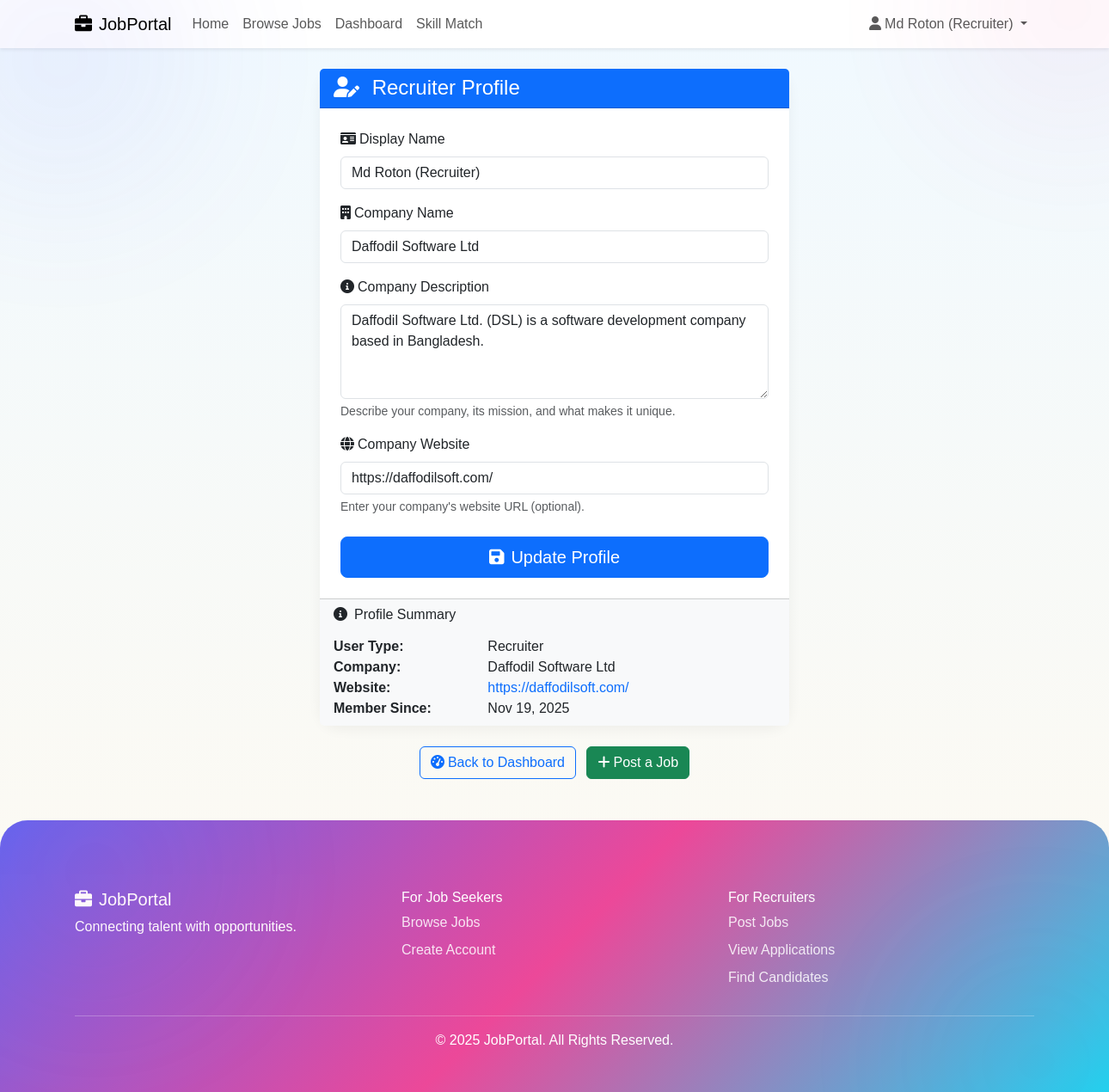
The page /profile/ (signed in) on the database its author committed.
### job_manage_app/models.py (models this page shows, shortened)
class UserProfile(models.Model):
    USER_TYPES = [
        ('recruiter', 'Recruiter'),
        ('jobseeker', 'Job Seeker'),
    ]
    user = models.OneToOneField(User, on_delete=models.CASCADE)
    display_name = models.CharField(max_length=100)
    user_type = models.CharField(max_length=20, choices=USER_TYPES)
    company_name = models.CharField(max_length=200, blank=True, null=True)
    company_description = models.TextField(blank=True, null=True)
    company_website = models.URLField(blank=True, null=True)
    skills = models.TextField(blank=True, null=True, help_text="Enter skills separated by commas")
    resume = models.FileField(
        upload_to='resumes/',
        blank=True,
        null=True,
        validators=[FileExtensionValidator(allowed_extensions=['pdf', 'doc', 'docx'])]
    )
    created_at = models.DateTimeField(auto_now_add=True)
    updated_at = models.DateTimeField(auto_now=True)

### job_manage_app/views.py (the view)
# urls.py: path('profile/', views.profile, name='profile'),
@login_required
def profile(request):
    try:
        profile = request.user.userprofile
    except UserProfile.DoesNotExist:
        profile = UserProfile.objects.create(
            user=request.user,
            display_name=request.user.username,
            user_type='jobseeker'  # Default
        )
    if request.method == 'POST':
        if profile.user_type == 'recruiter':
            form = RecruiterProfileForm(request.POST, instance=profile)
        else:
            form = JobSeekerProfileForm(request.POST, request.FILES, instance=profile)
        if form.is_valid():
            form.save()
            messages.success(request, 'Profile updated successfully!')
            return redirect('dashboard')
    else:
        if profile.user_type == 'recruiter':
            form = RecruiterProfileForm(instance=profile)
        else:
            form = JobSeekerProfileForm(instance=profile)
    return render(request, 'jobportal/profile.html', {'form': form, 'profile': profile})

### job_manage_app/forms.py
class RecruiterProfileForm(forms.ModelForm):
    class Meta:
        model = UserProfile
        fields = ['display_name', 'company_name', 'company_description', 'company_website']
        widgets = {
            'display_name': forms.TextInput(attrs={
                'class': 'form-control',
                'placeholder': 'Enter your display name'
            }),
            'company_name': forms.TextInput(attrs={
                'class': 'form-control',
                'placeholder': 'Enter your company name'
            }),
            'company_description': forms.Textarea(attrs={
                'class': 'form-control',
                'rows': 4,
                'placeholder': 'Describe your company, its mission, and culture...'
            }),
            'company_website': forms.URLInput(attrs={
                'class': 'form-control',
                'placeholder': 'https://www.yourcompany.com'
            }),
        }

### job_manage_app/templates/jobportal/profile.html (shortened to what this page needs)
{% extends 'base.html' %}
{% block content %}
<div class="row justify-content-center">
    <div class="col-md-8 col-lg-6">
        <div class="card">
            <div class="card-header bg-primary text-white">
                <h4 class="mb-0">
                    <i class="fas fa-user-edit me-2"></i>
                    {% if profile.user_type == 'recruiter' %}
                        Recruiter Profile
                    {% else %}
                        Job Seeker Profile
                    {% endif %}
                </h4>
            </div>
            <div class="card-body p-4">
                {% if profile.user_type == 'recruiter' %}
                    <form method="post" enctype="multipart/form-data">
                        <div class="mb-3">
                            <label class="form-label">
                                <i class="fas fa-id-card me-1"></i>Display Name
                            </label>
                            {{ form.display_name }}
                        </div>
                        <div class="mb-3">
                            <label class="form-label">
                                <i class="fas fa-building me-1"></i>Company Name
                            </label>
                            {{ form.company_name }}
                        </div>
                        <div class="mb-3">
                            <label class="form-label">
                                <i class="fas fa-info-circle me-1"></i>Company Description
                            </label>
                            {{ form.company_description }}
                            <div class="form-text">Describe your company, its mission, and what makes it unique.</div>
                        </div>
                        <div class="mb-4">
                            <label class="form-label">
                                <i class="fas fa-globe me-1"></i>Company Website
                            </label>
                            {{ form.company_website }}
                            <div class="form-text">Enter your company's website URL (optional).</div>
                        </div>
                        <div class="d-grid">
                            <button type="submit" class="btn btn-primary btn-lg">
                                <i class="fas fa-save me-2"></i>Update Profile
                            </button>
                        </div>
                    </form>
                {% endif %}
            </div>
            <div class="card-footer bg-light">
                <h6 class="mb-3">
                    <i class="fas fa-info-circle me-2"></i>Profile Summary
                </h6>
                {% if profile.user_type == 'recruiter' %}
                    <div class="row">
                        <div class="col-sm-4"><strong>User Type:</strong></div>
                        <div class="col-sm-8">{{ profile.get_user_type_display }}</div>
                    </div>
                    {% if profile.company_name %}
                        <div class="row">
                            <div class="col-sm-4"><strong>Company:</strong></div>
                            <div class="col-sm-8">{{ profile.company_name }}</div>
                        </div>
                    {% endif %}
                    {% if profile.company_website %}
                        <div class="row">
                            <div class="col-sm-4"><strong>Website:</strong></div>
                            <div class="col-sm-8">
                                <a href="{{ profile.company_website }}" target="_blank" class="text-decoration-none">
                                    {{ profile.company_website }}
                                </a>
                            </div>
                        </div>
                    {% endif %}
                {% endif %}
                <div class="row">
                    <div class="col-sm-4"><strong>Member Since:</strong></div>
                    <div class="col-sm-8">{{ profile.created_at|date:"M d, Y" }}</div>
                </div>
            </div>
        </div>
        <div class="text-center mt-4">
            <a href="{% url 'dashboard' %}" class="btn btn-outline-primary me-2">
                <i class="fas fa-tachometer-alt me-1"></i>Back to Dashboard
            </a>
            {% if profile.user_type == 'recruiter' %}
                <a href="{% url 'post_job' %}" class="btn btn-success">
                    <i class="fas fa-plus me-1"></i>Post a Job
                </a>
            {% else %}
                <a href="{% url 'job_list' %}" class="btn btn-success">
                    <i class="fas fa-search me-1"></i>Browse Jobs
                </a>
            {% endif %}
        </div>
    </div>
</div>
{% endblock %}

### job_manage_app/templates/base.html (shortened to what this page needs)
<!DOCTYPE html>
<html lang="en">
<head>
    <link href="https://cdn.jsdelivr.net/npm/bootstrap@5.3.0/dist/css/bootstrap.min.css" rel="stylesheet">
    <link href="https://cdnjs.cloudflare.com/ajax/libs/font-awesome/6.0.0/css/all.min.css" rel="stylesheet">
    <link href="https://cdn.jsdelivr.net/npm/aos@2.3.4/dist/aos.css" rel="stylesheet">
</head>
<body>
    <nav class="navbar navbar-expand-lg navbar-light bg-white shadow-sm">
        <div class="container">
            <a class="navbar-brand" href="{% url 'home' %}">
                <i class="fas fa-briefcase me-2"></i>JobPortal
            </a>
            <div class="collapse navbar-collapse" id="navbarNav">
                <ul class="navbar-nav me-auto">
                    <li class="nav-item"><a class="nav-link" href="{% url 'home' %}">Home</a></li>
                    <li class="nav-item"><a class="nav-link" href="{% url 'job_list' %}">Browse Jobs</a></li>
                    {% if user.is_authenticated %}
                        <li class="nav-item"><a class="nav-link" href="{% url 'dashboard' %}">Dashboard</a></li>
                        <li class="nav-item"><a class="nav-link" href="{% url 'skill_match' %}">Skill Match</a></li>
                    {% endif %}
                </ul>
                <ul class="navbar-nav">
                    {% if user.is_authenticated %}
                    <li class="nav-item dropdown">
                        <a class="nav-link dropdown-toggle" href="#" data-bs-toggle="dropdown">
                            <i class="fas fa-user me-1"></i>{{ user.userprofile.display_name|default:user.username }}
                        </a>
                    </li>
                    {% else %}
                        <li class="nav-item"><a class="nav-link" href="{% url 'login' %}">Login</a></li>
                        <li class="nav-item"><a class="btn btn-primary ms-2" href="{% url 'register' %}">Register</a></li>
                    {% endif %}
                </ul>
            </div>
        </div>
        <div class="floating-circle" style="width:300px;height:300px;background:rgba(99,102,241,0.3);top:-80px;left:-80px;"></div>
        <div class="floating-circle" style="width:250px;height:250px;background:rgba(236,72,153,0.3);bottom:-80px;right:-80px;"></div>
    </nav>
    <main class="container my-4">
        {% block content %}{% endblock %}
    </main>
    <footer>
        <div class="footer-circle" style="width:300px;height:300px;background:rgba(236,72,153,0.25);top:-90px;left:-40px;"></div>
        <div class="footer-circle" style="width:250px;height:250px;background:rgba(99,102,241,0.25);bottom:-90px;right:-40px;"></div>
        <div class="container">
            <div class="row mb-4">
                <div class="col-md-4">
                    <h5><i class="fas fa-briefcase me-2"></i>JobPortal</h5>
                    <p>Connecting talent with opportunities.</p>
                </div>
                <div class="col-md-4">
                    <h6>For Job Seekers</h6>
                    <a href="{% url 'job_list' %}" class="footer-link">Browse Jobs</a>
                    {% if user.is_authenticated and user.userprofile.user_type == 'jobseeker' %}
                        <a href="{% url 'my_applications' %}" class="footer-link">My Applications</a>
                        <a href="{% url 'skill_match' %}" class="footer-link">Skill Matching</a>
                    {% else %}
                        <a href="{% url 'register' %}" class="footer-link">Create Account</a>
                    {% endif %}
                </div>
                <div class="col-md-4">
                    <h6>For Recruiters</h6>
                    {% if user.is_authenticated and user.userprofile.user_type == 'recruiter' %}
                        <a href="{% url 'post_job' %}" class="footer-link">Post Jobs</a>
                        <a href="{% url 'all_applications' %}" class="footer-link">View Applications</a>
                        <a href="{% url 'skill_match' %}" class="footer-link">Find Candidates</a>
                    {% else %}
                        <a href="{% url 'register' %}" class="footer-link">Join as Recruiter</a>
                    {% endif %}
                </div>
            </div>
            <hr>
            <p class="text-center">&copy; 2025 JobPortal. All Rights Reserved.</p>
        </div>
    </footer>
</body>
</html>

### job_manage_app/templates/base.html (style rules this page uses)
body { font-family: 'Poppins', sans-serif; background: linear-gradient(180deg, #f0f9ff 0%, #fffaf0 100%); overflow-x: hidden; }
.navbar, .navbar * { position: relative; z-index: 10 !important; }
.floating-circle { position: absolute; border-radius: 50%; filter: blur(100px); opacity: 0.3; animation: floatMove 15s infinite alternate ease-in-out; z-index: 0 !important; pointer-events: none; }
.card { border: none; border-radius: 1.4rem; box-shadow: 0 4px 15px rgba(0,0,0,0.05); transition: .3s; }
footer { background: linear-gradient(135deg, #6366f1, #ec4899, #22d3ee); color: #fff; padding: 5rem 0 2rem; border-top-left-radius: 2rem; border-top-right-radius: 2rem; position: relative; overflow: hidden; }
.footer-link { color: rgba(255,255,255,0.85); text-decoration: none; display: block; margin-bottom: .5rem; }
.footer-circle { position: absolute; border-radius: 50%; filter: blur(100px); opacity: .25; z-index: 0; pointer-events: none; }

### rows shown on the page
UserProfile: display_name "Md Roton (Recruiter)", company_name "Daffodil Software Ltd", company_description "Daffodil Software Ltd. (DSL) is a software development company based in Bangladesh.", company_website "https://daffodilsoft.com/", user_type "Recruiter", created_at "Nov 19, 2025"

### other values the page prints
{{ user.userprofile.display_name|default:user.username }} "Md Roton (Recruiter)"
